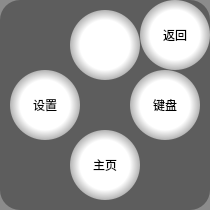
<?xml version="1.0" encoding="UTF-8"?>
<ui version="4.0">
 <class>ToolCircle</class>
 <widget class="QFrame" name="ToolCircle">
  <property name="geometry">
   <rect>
    <x>0</x>
    <y>0</y>
    <width>210</width>
    <height>210</height>
   </rect>
  </property>
  <property name="windowTitle">
   <string>Frame</string>
  </property>
  <property name="styleSheet">
   <string notr="true">#ToolCircle
{
	background-color: rgba(62, 62, 62, 60%);
	border-radius:20px;
}
</string>
  </property>
  <property name="frameShape">
   <enum>QFrame::StyledPanel</enum>
  </property>
  <property name="frameShadow">
   <enum>QFrame::Raised</enum>
  </property>
  <layout class="QGridLayout" name="gridLayout">
   <property name="margin">
    <number>0</number>
   </property>
   <property name="spacing">
    <number>0</number>
   </property>
   <item row="0" column="0">
    <widget class="QStackedWidget" name="stkWidget_Main">
     <property name="styleSheet">
      <string notr="true">background-color:transparent;
</string>
     </property>
     <property name="currentIndex">
      <number>0</number>
     </property>
     <widget class="QWidget" name="toolPage1">
      <property name="styleSheet">
       <string notr="true">QToolButton
{
background-color: qradialgradient(spread:pad, cx:0.5, cy:0.5, radius:0.5, fx:0.5, fy:0.5, stop:0.711864 rgba(255, 255, 255, 255), stop:1 rgba(180, 180, 180, 255));

border-radius:35px;
}

QToolButton:pressed
{
background-color: qradialgradient(spread:pad, cx:0.5, cy:0.5, radius:0.5, fx:0.5, fy:0.5, stop:0.711864 rgba(170, 170, 170, 255), stop:1 rgba(100, 100, 100, 255));
}</string>
      </property>
      <widget class="SizeTBtn" name="tbtn_Tool">
       <property name="geometry">
        <rect>
         <x>70</x>
         <y>10</y>
         <width>70</width>
         <height>70</height>
        </rect>
       </property>
       <property name="styleSheet">
        <string notr="true"/>
       </property>
       <property name="text">
        <string/>
       </property>
       <property name="icon">
        <iconset>
         <normaloff>:/pic/logo_btn_Tool_Off.png</normaloff>:/pic/logo_btn_Tool_Off.png</iconset>
       </property>
       <property name="iconSize">
        <size>
         <width>40</width>
         <height>40</height>
        </size>
       </property>
      </widget>
      <widget class="SizeTBtn" name="tbtn_Set">
       <property name="geometry">
        <rect>
         <x>10</x>
         <y>70</y>
         <width>70</width>
         <height>70</height>
        </rect>
       </property>
       <property name="styleSheet">
        <string notr="true"/>
       </property>
       <property name="text">
        <string>设置</string>
       </property>
       <property name="icon">
        <iconset>
         <normaloff>:/pic/btn_Options_Enable.png</normaloff>:/pic/btn_Options_Enable.png</iconset>
       </property>
       <property name="iconSize">
        <size>
         <width>40</width>
         <height>40</height>
        </size>
       </property>
      </widget>
      <widget class="SizeTBtn" name="tbtn_Home">
       <property name="geometry">
        <rect>
         <x>70</x>
         <y>130</y>
         <width>70</width>
         <height>70</height>
        </rect>
       </property>
       <property name="styleSheet">
        <string notr="true"/>
       </property>
       <property name="text">
        <string>主页</string>
       </property>
       <property name="icon">
        <iconset>
         <normaloff>:/pic/black_Home_Ori.png</normaloff>:/pic/black_Home_Ori.png</iconset>
       </property>
       <property name="iconSize">
        <size>
         <width>40</width>
         <height>40</height>
        </size>
       </property>
      </widget>
      <widget class="SizeTBtn" name="tbtn_Return">
       <property name="geometry">
        <rect>
         <x>140</x>
         <y>0</y>
         <width>70</width>
         <height>70</height>
        </rect>
       </property>
       <property name="styleSheet">
        <string notr="true"/>
       </property>
       <property name="text">
        <string>返回</string>
       </property>
       <property name="icon">
        <iconset>
         <normaloff>:/pic/btn_Undo2_off.png</normaloff>:/pic/btn_Undo2_off.png</iconset>
       </property>
       <property name="iconSize">
        <size>
         <width>40</width>
         <height>40</height>
        </size>
       </property>
      </widget>
      <widget class="SizeTBtn" name="tbtn_KeyBoard">
       <property name="geometry">
        <rect>
         <x>130</x>
         <y>70</y>
         <width>70</width>
         <height>70</height>
        </rect>
       </property>
       <property name="styleSheet">
        <string notr="true">QToolButton
{
background-color: qradialgradient(spread:pad, cx:0.5, cy:0.5, radius:0.5, fx:0.5, fy:0.5, stop:0.711864 rgba(255, 255, 255, 255), stop:1 rgba(180, 180, 180, 255));

border-radius:35px;
}

QToolButton:pressed
{
background-color: qradialgradient(spread:pad, cx:0.5, cy:0.5, radius:0.5, fx:0.5, fy:0.5, stop:0.711864 rgba(170, 170, 170, 255), stop:1 rgba(100, 100, 100, 255));
}</string>
       </property>
       <property name="text">
        <string>键盘</string>
       </property>
       <property name="icon">
        <iconset>
         <normaloff>:/pic/keyboard_off.png</normaloff>:/pic/keyboard_off.png</iconset>
       </property>
       <property name="iconSize">
        <size>
         <width>40</width>
         <height>40</height>
        </size>
       </property>
      </widget>
     </widget>
     <widget class="QWidget" name="toolPage2">
      <property name="styleSheet">
       <string notr="true">QToolButton
{
background-color: qradialgradient(spread:pad, cx:0.5, cy:0.5, radius:0.5, fx:0.5, fy:0.5, stop:0.711864 rgba(255, 255, 255, 255), stop:1 rgba(180, 180, 180, 255));

border-radius:35px;
}

QToolButton:pressed
{
background-color: qradialgradient(spread:pad, cx:0.5, cy:0.5, radius:0.5, fx:0.5, fy:0.5, stop:0.711864 rgba(170, 170, 170, 255), stop:1 rgba(100, 100, 100, 255));
}</string>
      </property>
      <widget class="SizeTBtn" name="tbtn_PrintScreen">
       <property name="geometry">
        <rect>
         <x>10</x>
         <y>70</y>
         <width>70</width>
         <height>70</height>
        </rect>
       </property>
       <property name="styleSheet">
        <string notr="true"/>
       </property>
       <property name="text">
        <string>截图</string>
       </property>
       <property name="icon">
        <iconset>
         <normaloff>:/pic/screenshot.png</normaloff>:/pic/screenshot.png</iconset>
       </property>
       <property name="iconSize">
        <size>
         <width>40</width>
         <height>40</height>
        </size>
       </property>
      </widget>
      <widget class="SizeTBtn" name="tbtn_Return_2">
       <property name="geometry">
        <rect>
         <x>130</x>
         <y>70</y>
         <width>70</width>
         <height>70</height>
        </rect>
       </property>
       <property name="styleSheet">
        <string notr="true"/>
       </property>
       <property name="text">
        <string>返回</string>
       </property>
       <property name="icon">
        <iconset>
         <normaloff>:/pic/btn_Undo2_off.png</normaloff>:/pic/btn_Undo2_off.png</iconset>
       </property>
       <property name="iconSize">
        <size>
         <width>40</width>
         <height>40</height>
        </size>
       </property>
      </widget>
      <widget class="SizeTBtn" name="tbtn_Sys">
       <property name="geometry">
        <rect>
         <x>70</x>
         <y>130</y>
         <width>70</width>
         <height>70</height>
        </rect>
       </property>
       <property name="styleSheet">
        <string notr="true"/>
       </property>
       <property name="text">
        <string>系统</string>
       </property>
       <property name="iconSize">
        <size>
         <width>40</width>
         <height>40</height>
        </size>
       </property>
      </widget>
      <widget class="SizeTBtn" name="tbtn_Help">
       <property name="geometry">
        <rect>
         <x>70</x>
         <y>10</y>
         <width>70</width>
         <height>70</height>
        </rect>
       </property>
       <property name="styleSheet">
        <string notr="true"/>
       </property>
       <property name="text">
        <string>系统</string>
       </property>
       <property name="icon">
        <iconset>
         <normaloff>:/pic/help.png</normaloff>:/pic/help.png</iconset>
       </property>
       <property name="iconSize">
        <size>
         <width>40</width>
         <height>40</height>
        </size>
       </property>
      </widget>
     </widget>
    </widget>
   </item>
  </layout>
 </widget>
 <customwidgets>
  <customwidget>
   <class>SizeTBtn</class>
   <extends>QToolButton</extends>
   <header location="global">./SpecialUI/sizetbtn.h</header>
  </customwidget>
 </customwidgets>
 <resources/>
 <connections/>
</ui>
